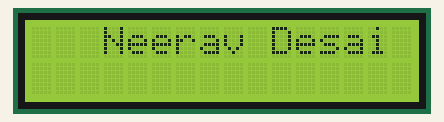
Bench run of a sketch on a simulated Arduino Uno, built with avr-gcc and run on an emulated ATmega328P. On the bench: 16×2 character LCD.

Above: at 0.1 s.
At 1.1 s:
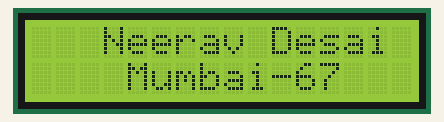

The sketch:

LCD_with_I2c.ino
```cpp
//Made by Neerav Desai//
#include <Wire.h>   //  library for I2C protocol
#include <LiquidCrystal_I2C.h>  // library for I2C LCD

LiquidCrystal_I2C lcd(0x27,16,2);  // set the LCD address to 0x27 for a 16 chars and 2 line display

void setup()
{
  lcd.init();                      // initialize the lcd
  lcd.backlight();  // backlight ON
}

void loop()
{
  lcd.setCursor(3,0);
  lcd.print ("Neerav Desai");
  delay (1000);
  lcd.setCursor (4,1);
  lcd.print ("Mumbai-67");
  delay (1000);

}
```
